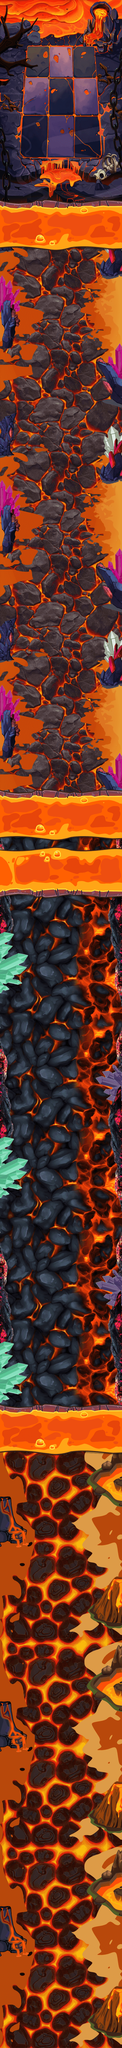

The image is a tile-based game level rendered from a .tmx file. Its description and source (layers, tilesets, objects; grid data summarised) follow:
An orthogonal 15x250 tile map with 32x32 px tiles, 4 tile layers (floor, carpet, barrier, staticBridge), 2 tilesets and 106 objects (left1, left2, left3, left4, right1, ...).

<map version="1.0" tiledversion="1.1.5" orientation="orthogonal" renderorder="right-down" width="15" height="250" tilewidth="32" tileheight="32" infinite="0" nextobjectid="2333">
 <tileset firstgid="1" source="background.tsx" />
 <tileset firstgid="4097" source="../levelTwo/background.tsx" />
 <layer name="floor" width="15" height="250" locked="1">
  <data>[3750 cells, 3750 non-empty, 1500 distinct tile ids]</data>
 </layer>
 <layer name="carpet" width="15" height="250" locked="1">
  <data>[3750 cells, 0 non-empty, 0 distinct tile ids]</data>
 </layer>
 <layer name="barrier" width="15" height="250" locked="1">
  <data>[3750 cells, 420 non-empty, 210 distinct tile ids]</data>
 </layer>
 <layer name="staticBridge" width="15" height="250" locked="1">
  <data>[3750 cells, 0 non-empty, 0 distinct tile ids]</data>
 </layer>
 <objectgroup name="border" locked="1">
  <object id="5" name="left1" x="0" y="0" width="1" height="2000" />
  <object id="1833" name="left2" x="0" y="2006" width="1" height="2000" />
  <object id="1834" name="left3" x="0" y="4011.75" width="1" height="2000" />
  <object id="1835" name="left4" x="0" y="6018" width="1" height="1980.73" />
  <object id="1836" name="right1" x="479" y="0.0725" width="1" height="2000.56" />
  <object id="1837" name="right2" x="479" y="2006.64" width="1" height="2000" />
  <object id="1838" name="right3" x="479" y="4012.39" width="1" height="2000" />
  <object id="1839" name="right4" x="479" y="6018.64" width="1" height="1980.42" />
 </objectgroup>
 <objectgroup name="obstacle" locked="1">
  <object id="2067" x="448" y="7761" width="28" height="195" />
  <object id="2068" x="425" y="7786" width="18" height="172" />
  <object id="2069" x="404" y="7814" width="15" height="134" />
  <object id="2070" x="386" y="7849" width="13" height="86" />
  <object id="2071" x="352" y="7865" width="28" height="63" />
  <object id="2072" x="446" y="6960.5" width="28" height="195" />
  <object id="2073" x="423" y="6985.5" width="18" height="172" />
  <object id="2074" x="402" y="7013.5" width="15" height="134" />
  <object id="2075" x="384" y="7048.5" width="13" height="86" />
  <object id="2076" x="350" y="7064.5" width="28" height="63" />
  <object id="2077" x="447" y="6158.5" width="28" height="195" />
  <object id="2078" x="424" y="6183.5" width="18" height="172" />
  <object id="2079" x="403" y="6211.5" width="15" height="134" />
  <object id="2080" x="385" y="6246.5" width="13" height="86" />
  <object id="2081" x="351" y="6262.5" width="28" height="63" />
  <object id="2082" x="4" y="7448" width="45" height="175" />
  <object id="2083" x="54" y="7550" width="49" height="75" />
  <object id="2084" x="5.5" y="6648.5" width="45" height="175" />
  <object id="2085" x="55.5" y="6750.5" width="49" height="75" />
  <object id="2086" x="7.5" y="5848.5" width="45" height="175" />
  <object id="2087" x="57.5" y="5950.5" width="49" height="75" />
  <object id="2089" x="443" y="6426" width="32" height="256" />
  <object id="2090" x="403" y="6513" width="36" height="134" />
  <object id="2091" x="347" y="6544" width="52" height="81" />
  <object id="2092" x="443" y="5688" width="32" height="190" />
  <object id="2093" x="403" y="5709" width="36" height="134" />
  <object id="2094" x="347" y="5740" width="52" height="81" />
  <object id="2095" x="443" y="7231" width="32" height="256" />
  <object id="2096" x="403" y="7318" width="36" height="134" />
  <object id="2097" x="347" y="7349" width="52" height="81" />
  <object id="2098" x="5" y="5313" width="98" height="92" />
  <object id="2099" x="5" y="5241" width="48" height="66" />
  <object id="2100" x="5" y="5412" width="75" height="35" />
  <object id="2107" x="4.66667" y="5451.33" width="27.3333" height="20" />
  <object id="2108" x="3.83333" y="4514.17" width="98" height="92" />
  <object id="2109" x="3.83333" y="4442.17" width="48" height="66" />
  <object id="2110" x="3.83333" y="4613.17" width="75" height="35" />
  <object id="2111" x="3.5" y="4652.5" width="27.3333" height="20" />
  <object id="2112" x="3.16666" y="3712.17" width="98" height="92" />
  <object id="2113" x="3.16666" y="3640.17" width="48" height="66" />
  <object id="2114" x="3.16666" y="3811.17" width="75" height="35" />
  <object id="2115" x="2.83333" y="3850.5" width="27.3333" height="20" />
  <object id="2116" x="444.667" y="4161.33" width="29.3333" height="89.3333" />
  <object id="2120" x="400" y="4180.67" width="41.3333" height="14.6667" />
  <object id="2122" x="399.333" y="4197.33" width="42" height="40.6667" />
  <object id="2123" x="380" y="4206.67" width="16.6667" height="25.3333" />
  <object id="2124" x="414" y="4255.33" width="59.3333" height="16.6667" />
  <object id="2125" x="430" y="4277.33" width="43.3333" height="21.3333" />
  <object id="2132" x="445" y="4962.67" width="29.3333" height="89.3333" />
  <object id="2133" x="400.333" y="4982.01" width="41.3333" height="14.6667" />
  <object id="2134" x="399.666" y="4998.67" width="42" height="40.6667" />
  <object id="2135" x="380.333" y="5008.01" width="16.6667" height="25.3333" />
  <object id="2136" x="414.333" y="5056.67" width="59.3333" height="16.6667" />
  <object id="2137" x="430.333" y="5078.67" width="43.3333" height="21.3333" />
  <object id="2138" x="6.66667" y="2679.33" width="20.6667" height="280.667" />
  <object id="2139" x="33.3333" y="2698.67" width="17.3333" height="259.333" />
  <object id="2140" x="54.6667" y="2728.67" width="22.6667" height="146.667" />
  <object id="2141" x="3.99997" y="1883" width="20.6667" height="280.667" />
  <object id="2142" x="30.6666" y="1902.34" width="17.3333" height="259.333" />
  <object id="2143" x="52" y="1932.34" width="22.6667" height="146.667" />
  <object id="2144" x="3.99997" y="1080.33" width="20.6667" height="280.667" />
  <object id="2145" x="30.6666" y="1099.67" width="17.3333" height="259.333" />
  <object id="2146" x="52" y="1129.67" width="22.6667" height="146.667" />
  <object id="2148" x="453.333" y="1344.67" width="22.6667" height="232.667" />
  <object id="2149" x="420" y="1395.33" width="28.6667" height="130.667" />
  <object id="2150" x="433.333" y="1530" width="15.3333" height="30.6667" />
  <object id="2152" x="382" y="1401.33" width="22" height="8.66667" />
  <object id="2153" x="379.333" y="1414.67" width="39.3333" height="23.3333" />
  <object id="2155" x="402.667" y="1442" width="14" height="64" />
  <object id="2156" x="454.333" y="2143" width="22.6667" height="232.667" />
  <object id="2157" x="421" y="2193.66" width="28.6667" height="130.667" />
  <object id="2158" x="434.333" y="2328.33" width="15.3333" height="30.6667" />
  <object id="2159" x="383" y="2199.66" width="22" height="8.66667" />
  <object id="2160" x="380.333" y="2213" width="39.3333" height="23.3333" />
  <object id="2161" x="403.667" y="2240.33" width="14" height="64" />
  <object id="2162" x="428.667" y="1668" width="46.6667" height="218" />
  <object id="2163" x="409.333" y="1707.33" width="15.3333" height="179.333" />
  <object id="2165" x="429.667" y="2469.34" width="46.6667" height="218" />
  <object id="2166" x="410.333" y="2508.67" width="15.3333" height="179.333" />
  </objectgroup>
 <objectgroup name="path" locked="1" />
 <objectgroup name="bridge" locked="1">
  <!-- 10 objects omitted --></objectgroup>
 <objectgroup name="powerBox">
  <!-- 6 objects omitted --></objectgroup>
 <objectgroup name="enemyOne" />
 <objectgroup name="enemyTwo" />
 <objectgroup name="enemyThree" />
 <objectgroup name="enemyFour">
  <!-- 1 objects omitted --></objectgroup>
 <objectgroup name="enemyFive" />
 <objectgroup name="enemySix" />
 <objectgroup name="enemySeven" />
 <objectgroup name="enemyEight" />
 <objectgroup name="enemyNine" />
 <objectgroup name="enemyTen" />
 <objectgroup name="enemyEleven" />
</map>
<!-- 19 of 106 objects omitted -->